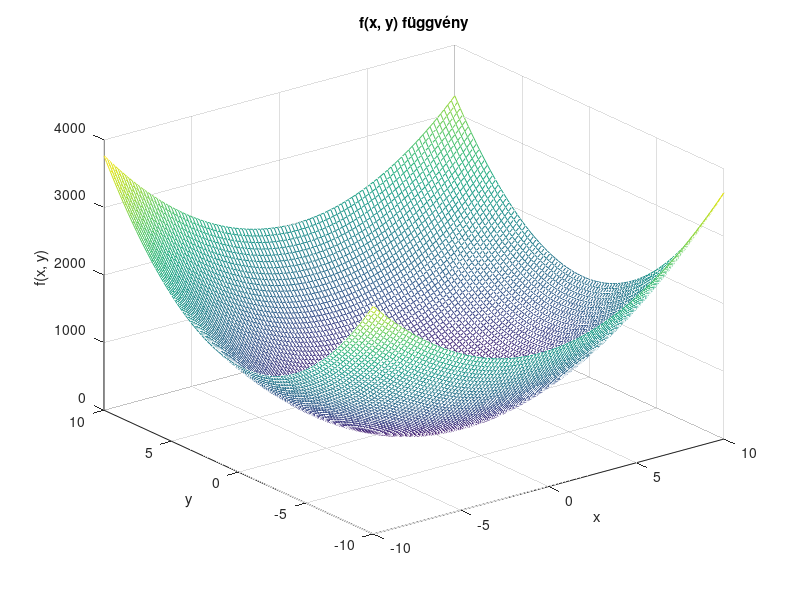
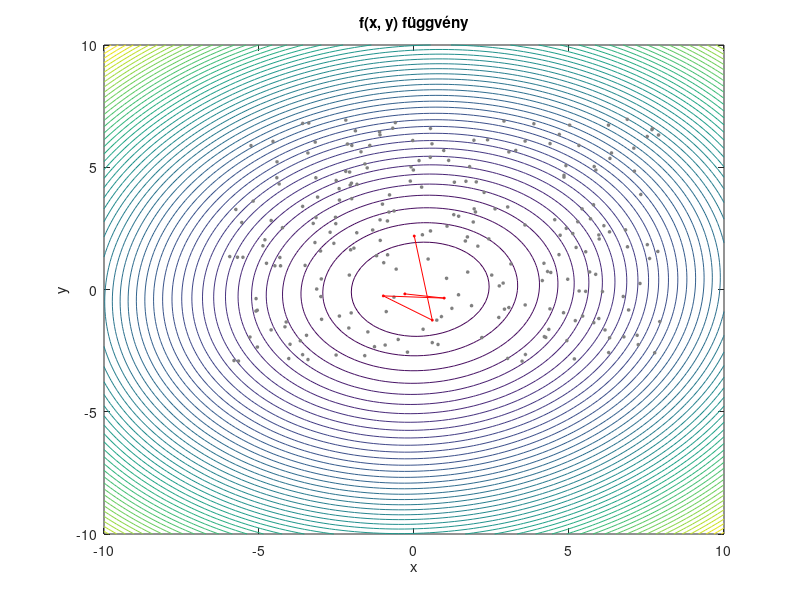
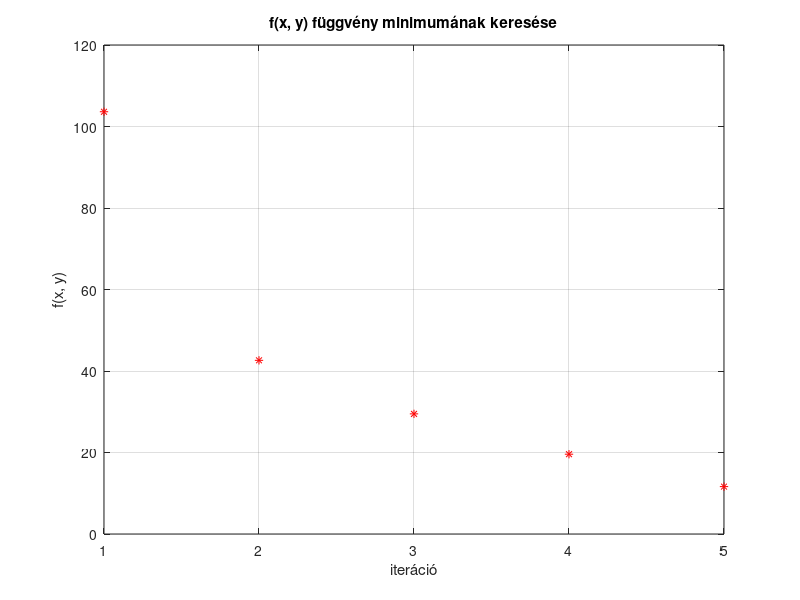

Recreate these plots in MATLAB, in order.
% Author: Kovács Bálint-Hunor (Informatika III.) 2023
clear all %#ok<CLALL>
close all
clc

% 1. feladat egyszerű Monte Carlo módszerrel

f = @(x, y) 15*x.^2 + 20*y.^2 - 2*x.*y - 6*x + 8;

x_bound = [-6, 8];
y_bound = [-3, 7];

% plot mesh es contour
[X, Y] = meshgrid(linspace(-10, 10, 100), linspace(-10, 10, 100));
Z = f(X, Y);

figure(1)
mesh(X, Y, Z)
xlabel('x')
ylabel('y')
zlabel('f(x, y)')
title('f(x, y) függvény')

figure(2)
contour(X, Y, Z, 50)
xlabel('x')
ylabel('y')
title('f(x, y) függvény')

max_iteration = 1000000;
maximum_unsuccesful_attempts = 100;

% minimum keresése

% kezdeti pont megadása
min_x = rand(1)*(x_bound(2) - x_bound(1)) + x_bound(1);
min_y = rand(1)*(y_bound(2) - y_bound(1)) + y_bound(1);

minimum_iterations = [min_x, min_y, f(min_x, min_y)];

unsuccesful_attempts = 0;

iteration = 0;
while true
    % új pont generálása
    new_x = rand(1)*(x_bound(2) - x_bound(1)) + x_bound(1);
    new_y = rand(1)*(y_bound(2) - y_bound(1)) + y_bound(1);
    
    % ha a függvény értéke kisebb, mint a jelenlegi minimum, akkor az új
    % pontot vesszük fel minimumként
    if f(new_x, new_y) < f(min_x, min_y)
        min_x = new_x;
        min_y = new_y;
        minimum_iterations = [minimum_iterations; min_x, min_y, f(min_x, min_y)];
        unsuccesful_attempts = 0;
    else
        unsuccesful_attempts = unsuccesful_attempts + 1;
        
        % sikertelen probálkozások kirajzolása
        figure(2)
        hold on
        plot(new_x, new_y, 'o', 'MarkerSize', 2, 'MarkerFaceColor', [0.5, 0.5, 0.5], 'MarkerEdgeColor', [0.5, 0.5, 0.5])
        hold off
        
    end
    
    % ha 1000 sikertelen próbálkozás volt, akkor kilépünk
    if unsuccesful_attempts == maximum_unsuccesful_attempts
        break
    end
    
    iteration = iteration + 1;
    
    % ha elérjük a maximum iterációt, akkor kilépünk
    if iteration == max_iteration
        break
    end
end

% minimum keresésének eredménye
display(minimum_iterations(end, :))

% minimum keresésének eredményének kirajzolása pontokkal
figure(2)
hold on
plot(minimum_iterations(:, 1), minimum_iterations(:, 2), 'r*', 'MarkerSize', 2, 'MarkerFaceColor', 'r', 'MarkerEdgeColor', 'r')
hold off

% minimum keresésének eredményének kirajzolása vonalal összekötve
figure(2)
hold on
plot(minimum_iterations(:, 1), minimum_iterations(:, 2), 'r-')
hold off

% kirajzoljuk a minimum pontokat és az összekötő vonalat is a meshre
figure(1)
hold on
plot3(minimum_iterations(:, 1), minimum_iterations(:, 2), minimum_iterations(:, 3), 'r*', 'MarkerSize', 2, 'MarkerFaceColor', 'r', 'MarkerEdgeColor', 'r')
plot3(minimum_iterations(:, 1), minimum_iterations(:, 2), minimum_iterations(:, 3), 'r-')
hold off


% kirajzoljuk a minimum pontokat egy külön grafikonra is függvényérték szerint rendezve
figure(3)
plot(minimum_iterations(:, 3), 'r*')
xlabel('iteráció')
ylabel('f(x, y)')
title('f(x, y) függvény minimumának keresése')
grid on


